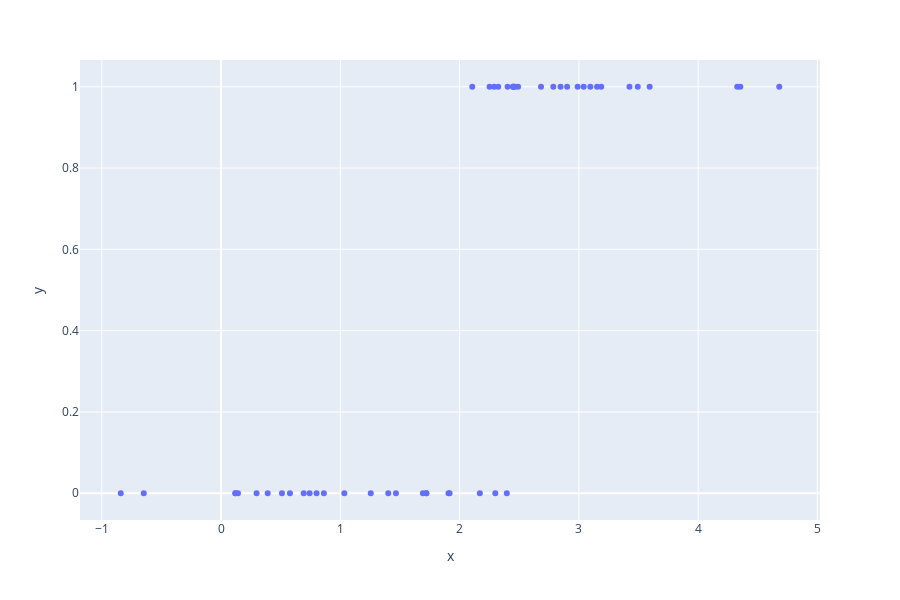

Notebook source saved alongside this figure:
### Markdown cell above
### Visualizamos

### Code cell
import plotly.express as px
px.scatter(x=x[:,0], y=y, height=600)

### Figure 1 — Plotly figure (JSON) as saved in the notebook; plotly's stock layout.template omitted (floating-point values rounded to 4 significant figures)
{"data": [{"hoverlabel": {"namelength": 0}, "hovertemplate": "x=%{x}<br>y=%{y}", "legendgroup": "", "marker": {"color": "#636efa", "symbol": "circle"}, "mode": "markers", "name": "", "showlegend": false, "type": "scatter", "x": [4.328, 0.1416, 1.721, 4.68, 2.251, -0.8412, 2.99, 2.29, 3.153, 0.1201, 1.907, 0.8621, 2.324, 2.902, 2.396, 2.786, 1.916, 2.683, 2.402, 0.5775, 3.424, 1.466, 3.188, 0.8005, 0.5106, 2.49, 2.299, 3.041, 2.463, 1.721, 2.453, 2.847, 0.2977, 1.402, 2.17, 3.096, 2.45, 1.034, 1.692, 3.494, 3.594, 2.106, 2.447, 0.1195, 4.354, 0.7421, -0.6481, 1.255, 0.6928, 0.391], "xaxis": "x", "y": [1, 0, 0, 1, 1, 0, 1, 1, 1, 0, 0, 0, 1, 1, 0, 1, 0, 1, 1, 0, 1, 0, 1, 0, 0, 1, 0, 1, 1, 0, 1, 1, 0, 0, 0, 1, 1, 0, 0, 1, 1, 1, 1, 0, 1, 0, 0, 0, 0, 0], "yaxis": "y"}], "layout": {"height": 600, "legend": {"tracegroupgap": 0}, "margin": {"t": 60}, "xaxis": {"anchor": "y", "domain": [0, 1], "title": {"text": "x"}}, "yaxis": {"anchor": "x", "domain": [0, 1], "title": {"text": "y"}}}}
